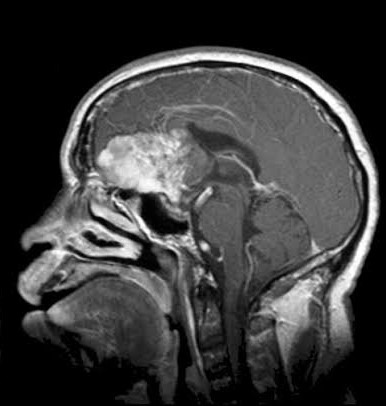
#> input picture dataset/Testing/glioma_tumor/image(10).jpg, 386 x 406 px, found by its file name; its folder holds 4 pictures in this run
$ jupyter execute --allow-errors Brain_Tumor_ML.ipynb   (shell and % lines are left out)
#> lines starting #> are read from the running program, lines starting #| are printed output that depends on the picture
#> further down, image is the input picture: shape (406, 386, 3); min 0, max 255, mean 60.2
#> `image = cv2.resize(image, (IMG_SIZE, IMG_SIZE))`:
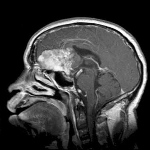
#> image: shape (150, 150, 3); min 0, max 255, mean 60.1
### **Mounting the Drive**

[cell 1]
# Load the Drive helper and mount
from google.colab import drive

# This will prompt for authorization.
# drive.mount('/content/drive')

[cell 2]
# training_path = "/content/drive/My Drive/datasets/Training"
# testing_path = "/content/drive/My Drive/datasets/Testing"
# %cd $training_path

### **Loading the Libraries**

[cell 3]
import os
import cv2

import numpy as np
import pandas as pd
import matplotlib.pyplot as plt

from sklearn.decomposition import PCA
from sklearn.naive_bayes import GaussianNB
from sklearn.ensemble import RandomForestClassifier
from sklearn.linear_model import LogisticRegression
from sklearn.svm import SVC
from sklearn.neighbors import KNeighborsClassifier
from sklearn.model_selection import GridSearchCV
from sklearn.metrics import classification_report
from google.colab.patches import cv2_imshow

import time

from tqdm import tqdm

### **Loading the Train and Test Data**

[cell 4]
IMG_SIZE = 150

labels = ["glioma_tumor","meningioma_tumor","no_tumor","pituitary_tumor"]
data_train, y_detect_train, y_class_train = [], [], []

training_path = "/content/Training"

#> (the rest of this cell did not finish here and is left out)

[cell 5]
# import seaborn as sns

# train = {'glioma' : 826, 'meningioma' : 822, 'no tumor' : 395, 'pituitary' : 827}
# test = {'glioma' : 100, 'meningioma' : 115, 'no tumor' : 105, 'pituitary' : 74}

# train = pd.DataFrame([
#                       {'type': 'glioma', 'count': 826},
#                       {'type': 'meningioma', 'count': 822},
#                       {'type': 'no tumor', 'count': 395},
#                       {'type': 'pituitary', 'count': 827}
# ])

# test = pd.DataFrame([
#                       {'type': 'glioma', 'count': 100},
#                       {'type': 'meningioma', 'count': 115},
#                       {'type': 'no tumor', 'count': 105},
#                       {'type': 'pituitary', 'count': 74}
# ])

# sns.set_theme(style="whitegrid")
# ax1 = sns.barplot(x='type', y='count', data=train)
# ax1.set_title('Train')

[cell 6]
data_test, y_detect_test, y_class_test = [], [], []

testing_path = "/content/Testing"

#> (the rest of this cell did not finish here and is left out)

[cell 7]
# ax2 = sns.barplot(x='type', y='count', data=test)
# ax2.set_title('Test')

### **Converting into Grayscale**

[cell 8]
fig, ax = plt.subplots(1,4, figsize=(20,20))

idx1 = np.random.choice(list(range(0,826)))
idx2 = np.random.choice(list(range(826,1648)))
idx3 = np.random.choice(list(range(1648,2044)))
idx4 = np.random.choice(list(range(2044, 2871)))

idxs = [idx1, idx2, idx3, idx4]

for i, label in enumerate(labels):
  ax[i].imshow(data_train[i])
  ax[i].set_title(label)
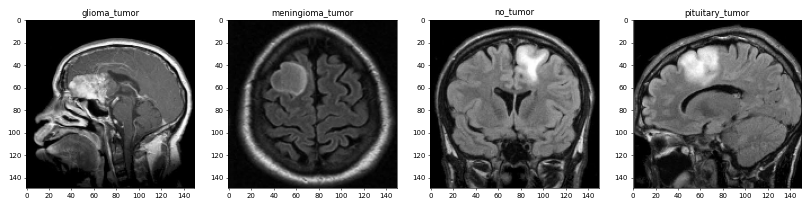
#> figure drawn by matplotlib, 4 panels

[cell 9]
X_train = [cv2.cvtColor(data_train[i], cv2.COLOR_BGR2GRAY) for i in range(len(data_train))]
X_test = [cv2.cvtColor(data_test[i], cv2.COLOR_BGR2GRAY) for i in range(len(data_test))]

[cell 10]
fig, ax = plt.subplots(1,4, figsize=(20,20))

idx1 = np.random.choice(list(range(0,826)))
idx2 = np.random.choice(list(range(826,1648)))
idx3 = np.random.choice(list(range(1648,2044)))
idx4 = np.random.choice(list(range(2044, 2871)))

idxs = [idx1, idx2, idx3, idx4]

for i, label in enumerate(labels):
  ax[i].imshow(X_train[i])
  ax[i].set_title(label)
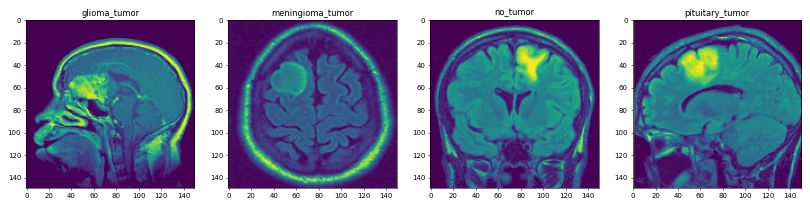
#> figure drawn by matplotlib, 4 panels
